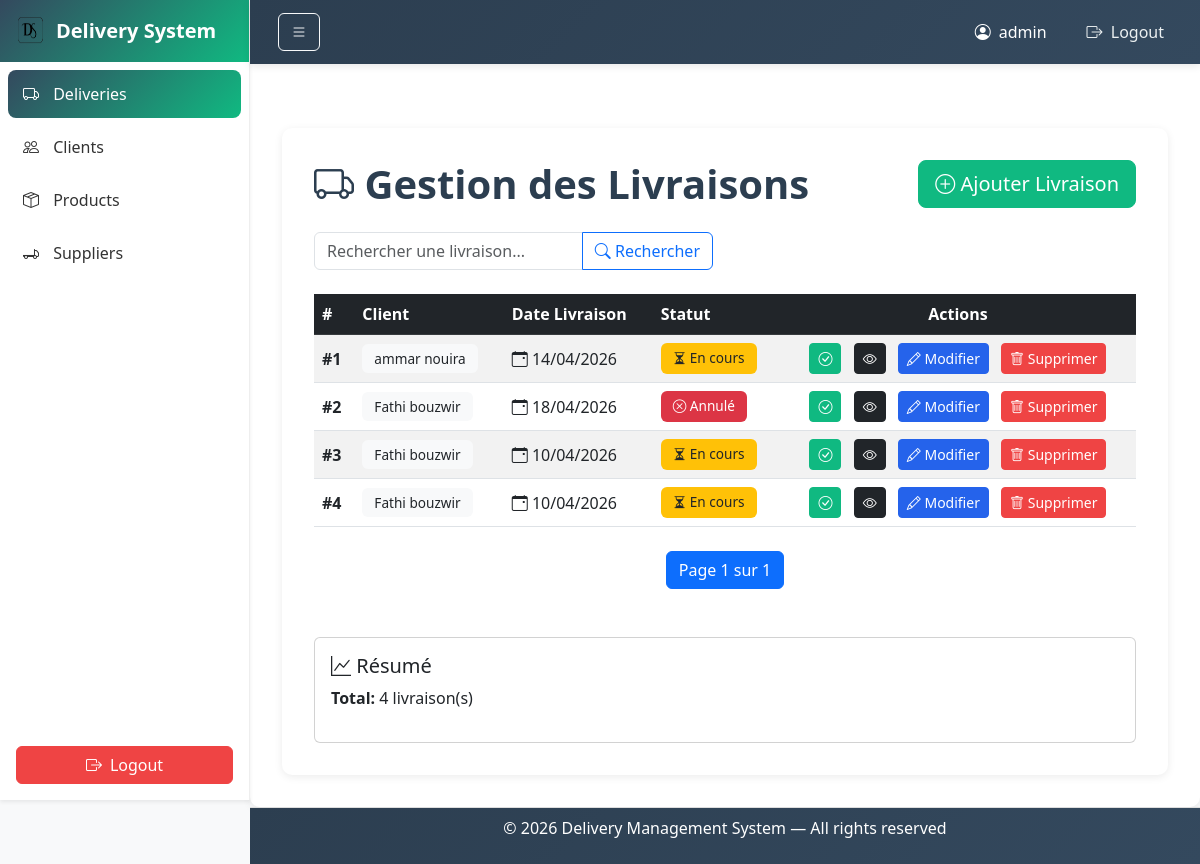
/deliveries/ (signed in), run on an earlier commit of the app's database.
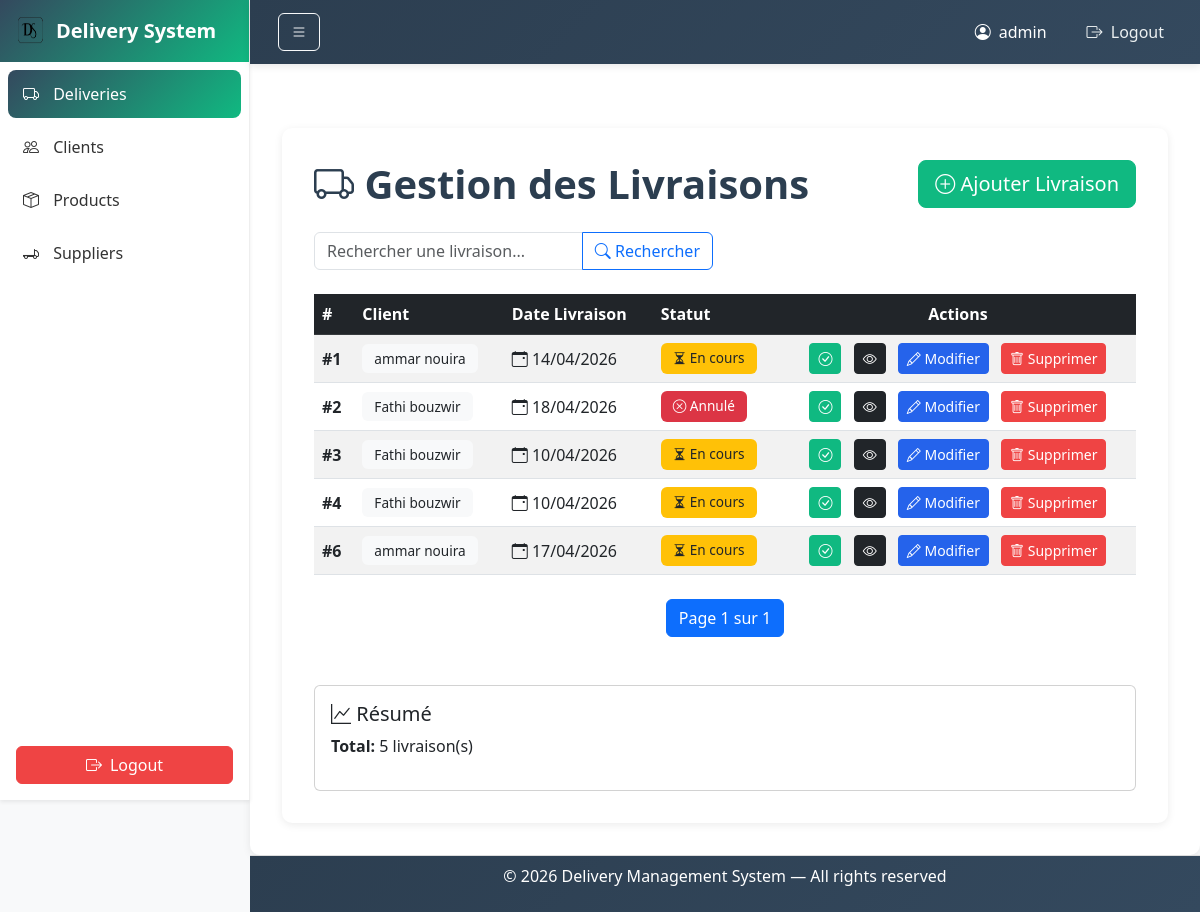
And on a later commit of the database.
### deliveryproject/models.py (models this page shows, shortened)
class Delivery(models.Model):
    STATUT_CHOICES = [
        ("En cours", "En cours"),
        ("Livré", "Livré"),
        ("Annulé", "Annulé"),
    ]
    client = models.ForeignKey(Client, on_delete=models.CASCADE)
    date_livraison = models.DateField()
    statut = models.CharField(max_length=50, choices=STATUT_CHOICES, default="En cours")

class Client(models.Model):
    nom = models.CharField(max_length=100)
    prenom = models.CharField(max_length=100)
    adresse = models.TextField()
    telephone = models.CharField(max_length=20)
    email = models.EmailField(unique=True)

### deliveryproject/views.py (the view)
# urls.py: path('deliveries/', views.delivery_list, name='delivery_list'),
@login_required(login_url='login')
def delivery_list(request):
    q = request.GET.get('q', '')
    deliveries = Delivery.objects.all().order_by('id')
    if q:
        deliveries = deliveries.filter(
            Q(statut__icontains=q) |
            Q(client__nom__icontains=q) |
            Q(date_livraison__icontains=q)
        )
    paginator = Paginator(deliveries, 5)
    page_number = request.GET.get('page')
    page_obj = paginator.get_page(page_number)
    return render(request, 'delivery/list.html', {
        'deliveries': page_obj,
        'q': q
    })

### deliveryproject/templates/delivery/list.html (shortened to what the changed rows need)
{% extends "layouts/base.html" %}
{% block content %}
<div class="container mt-5">
    <div class="d-flex justify-content-between align-items-center mb-4">
        <h1 class="mb-0">
            <i class="bi bi-truck"></i> Gestion des Livraisons
        </h1>
    </div>
    {% if deliveries %}
    <div class="table-responsive">
        <table class="table table-hover table-striped align-middle">
            <thead class="table-dark">
                <tr>
                    <th>#</th>
                    <th>Client</th>
                    <th>Date Livraison</th>
                    <th>Statut</th>
                    <th class="text-center">Actions</th>
                </tr>
            </thead>
            <tbody>
                {% for delivery in deliveries %}
                <tr>
                    <td><strong>#{{ delivery.id }}</strong></td>
                    <td>
                        <span class="badge bg-light text-dark">
                            {{ delivery.client.nom }} {{ delivery.client.prenom }}
                        </span>
                    </td>
                    <td>
                        <i class="bi bi-calendar-event"></i>
                        {{ delivery.date_livraison|date:"d/m/Y" }}
                    </td>
                    <td>
                        {% if delivery.statut == "Livré" %}
                            <span class="badge bg-success">
                                <i class="bi bi-check-circle"></i> {{ delivery.statut }}
                            </span>
                        {% elif delivery.statut == "En cours" %}
                            <span class="badge bg-warning text-dark">
                                <i class="bi bi-hourglass-split"></i> {{ delivery.statut }}
                            </span>
                        {% elif delivery.statut == "Annulé" %}
                            <span class="badge bg-danger">
                                <i class="bi bi-x-circle"></i> {{ delivery.statut }}
                            </span>
                        {% else %}
                            <span class="badge bg-secondary">
                                {{ delivery.statut }}
                            </span>
                        {% endif %}
                    </td>
                    <td class="text-center">
                         {% if delivery.statut != "Livré" %}
                        <a href="{% url 'delivery_mark_delivered' delivery.id %}"
                        class="btn btn-sm btn-success me-2"
                        onclick="return confirm('Marquer comme livré ?')">
                            <i class="bi bi-check-circle"></i>
                        </a>
                        {% else %}
                        <span class="btn btn-sm btn-success me-2 disabled">
                            <i class="bi bi-check-circle-fill"></i>
                        </span>
                        {% endif %}
                        <a href="{% url 'delivery_detail' delivery.id %}"
                        class="btn btn-sm btn-dark me-2">
                            <i class="bi bi-eye"></i>
                        </a>
                        <a href="{% url 'delivery_update' delivery.id %}"
                           class="btn btn-sm btn-primary me-2">
                            <i class="bi bi-pencil"></i> Modifier
                        </a>
                        <a href="{% url 'delivery_delete' delivery.id %}"
                           class="btn btn-sm btn-danger"
                           onclick="return confirm('Êtes-vous sûr ?')">
                            <i class="bi bi-trash"></i> Supprimer
                        </a>
                    </td>
                </tr>
                {% endfor %}
            </tbody>
        </table>
    </div>
    {% endif %}
    {% if deliveries %}
    <div class="row mt-5">
        <div class="col-md-12">
            <div class="card">
                <div class="card-body">
                    <h5>
                        <i class="bi bi-graph-up"></i> Résumé
                    </h5>
                    <p>
                        <strong>Total:</strong> {{ deliveries.paginator.count }} livraison(s)
                    </p>
                </div>
            </div>
        </div>
    </div>
    {% endif %}
</div>
{% endblock %}

What changed in the data, as far as the page shows it:
added Delivery: id "6", client.nom "ammar", client.prenom "nouira", date_livraison "17/04/2026", statut "En cours"
Also different on the page:
{{ deliveries.paginator.count }}: "4" → "5"
